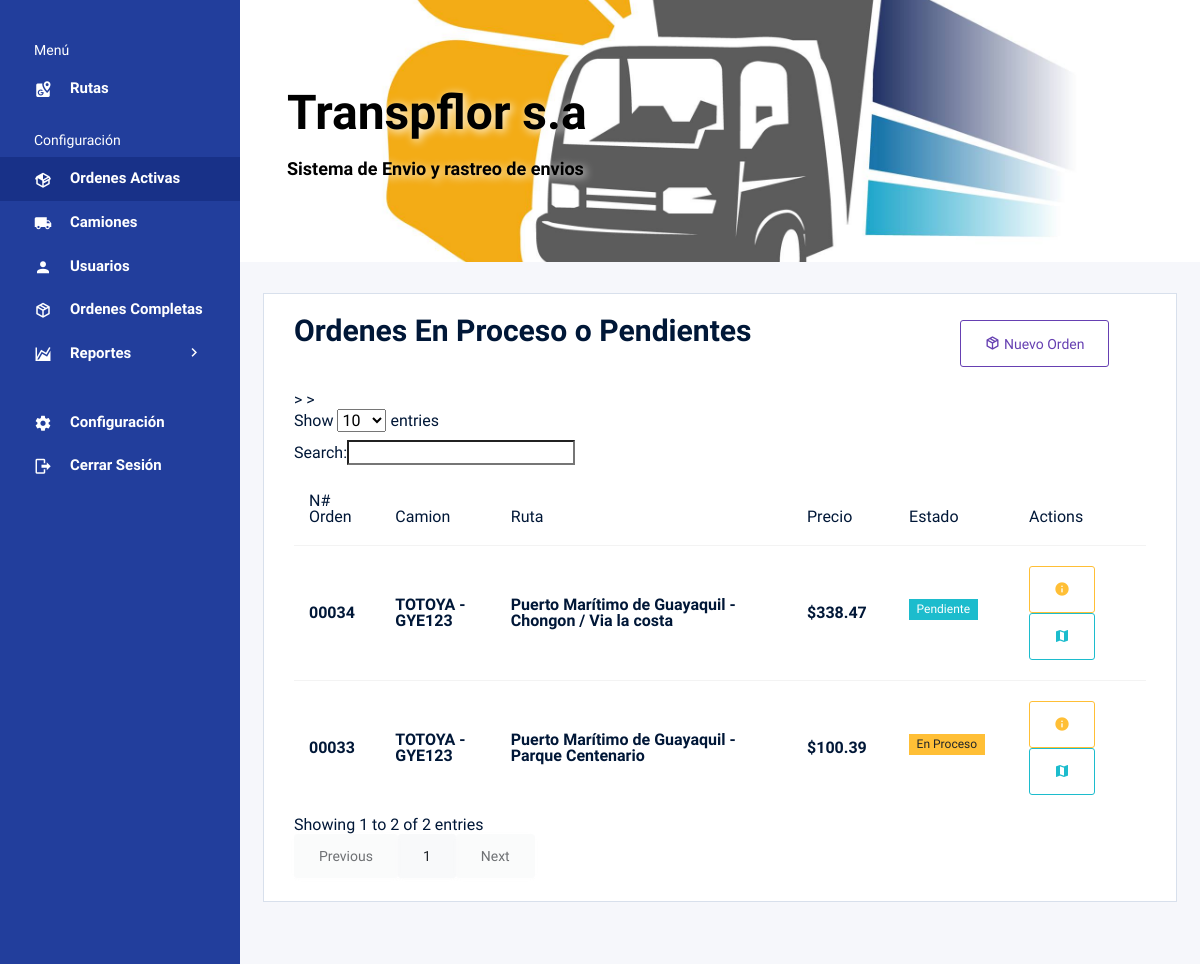
The page /orders (signed in) on the database its author committed.
### Heraldo/models.py (models this page shows)
class Order(models.Model):
    ORDER_STATUS = [
        ('PD', 'Pendiente'),
        ('EP', 'En Proceso'),
        ('FN', 'Finalizado'),
        ('CN', 'Cancelado'),
    ]
    responsible = models.ForeignKey(User, on_delete=models.CASCADE)
    driver = models.ForeignKey(User, on_delete=models.CASCADE, related_name='conductor')
    client = models.ForeignKey(User, on_delete=models.CASCADE, related_name='client')
    truck = models.ForeignKey('Truck', on_delete=models.CASCADE, null=True, blank=True)
    content = models.CharField(max_length=255)
    origin =  models.CharField(max_length=255)
    origin_coord_lat =  models.CharField(max_length=255)
    origin_coord_long =  models.CharField(max_length=255)
    destination = models.CharField(max_length=255)
    destination_coord_lat = models.CharField(max_length=255)
    destination_coord_long = models.CharField(max_length=255)
    location_coord_lat = models.CharField(max_length=255, blank=True, null=True)
    location_coord_long = models.CharField(max_length=255, blank=True, null=True)
    location_update = models.DateTimeField(auto_now=True)
    peso = models.DecimalField(null=True, blank=True, max_digits=12, decimal_places=8)
    tarifa = models.DecimalField(null=True, blank=True, max_digits=12, decimal_places=8)
    precio = models.DecimalField(null=True, blank=True, max_digits=12, decimal_places=8)
    distancia = models.DecimalField(null=True, blank=True, max_digits=12, decimal_places=8)
    status = models.CharField(
        max_length=2,
        choices=ORDER_STATUS,
        default='PD',
    )
    unidad = models.CharField(max_length=10, blank=True, null=True)
    creation_date = models.DateTimeField(auto_now_add=True, blank=True, null=True)
    is_active = models.BooleanField(default=True)

### Zeus/views.py (the view)
# urls.py: path("orders", views.orders, name="orders"),
@login_required(login_url="/login")
def orders(request):
    context = {}
    order_list = Order.objects.filter(status__in=['EP', 'PD']).order_by('creation_date').reverse()
    order_list_json = []
    for order in order_list:
        order_json = model_to_dict(order)
        order_json['client'] = order.client.first_name + ' ' + order.client.last_name
        order_json['admin'] = order.responsible.first_name + ' ' + order.responsible.last_name
        order_json['driver'] = order.driver.first_name + ' ' + order.driver.last_name
        order_json['truck'] = order.truck.brand + ' - ' + order.truck.license
        order_json['status'] = ORDER_STATUS[order.status]
        order_list_json.append(order_json)
    context['order_list'] = order_list_json
    context['view_title'] = 'Ordenes En Proceso o Pendientes'
    return render(request, 'Zeus/v2/order-list.html', context)

### Zeus/templates/Zeus/v2/order-list.html (shortened to what this page needs)
{% extends "Zeus/base-v2.html" %}
{% block main %}
<div class="row">
    <div class="col-lg-12 d-flex align-items-strech">
      <div class="card w-100">
        <div class="card-body">
          <div>
            <div class="mb-3 mb-sm-0">
                <div class="row alig n-items-start">
                    <div class="col-9">
                      <h2>{{ view_title }}</h2>
                    </div>
                    <div class="col-3">
                        <button type="button" class="btn btn-outline-primary m-1" onclick="window.location.href='/new_order'">
                            <i class="mdi mdi-package-variant-closed"></i> Nuevo Orden
                        </button>
                    </div>
                </div>
              <br/>
                <table id="myTable" class="table table-hover">
                    <thead>
                        <tr>
                          <th> N# Orden </th>
                            <th> Camion </th>
                            <th> Ruta </th>
                            <th> Precio </th>
                            <th> Estado </th>
                            <th> Actions </th>
                        </tr>
                    </thead>
                    <tbody>
                        {% for order in order_list %}
                            <tr>
                                <th> {{ order.id | stringformat:"05d" }} </th>>
                                <th>{{ order.truck }}</th>
                                <th>{{ order.origin }} - {{ order.destination }}</th>
                                <th> ${{ order.precio|floatformat:2 }} </th>
                                <th>
                                  {% if order.status == 'Pendiente' %}
                                  <label class="badge badge-info">{{ order.status }}</label>
                                  {% elif order.status == 'En Proceso' %}
                                  <label class="badge badge-warning">{{ order.status }}</label>
                                  {% elif order.status == 'Finalizado' %}
                                  <label class="badge badge-success">{{ order.status }}</label>
                                  {% elif order.status == 'Cancelado' %}
                                  <label class="badge badge-danger">{{ order.status }}</label>
                                  {% endif %}
                                </th>
                                <th>
                                  {% if order.is_active is True %}
                                    <button type="button" class="btn btn btn-outline-warning" onclick="window.location.href='/view_order_documents/{{order.id}}'" title="Informacion"><i class="mdi mdi-information"></i> </button> &nbsp;
                                  {% else %}
                                    <button type="button" class="btn btn btn-light" onclick="window.location.href='/not_implemented'" title="Reactivar">Reactivar</button> &nbsp;
                                  {% endif %}
                                  {% if order.status != 'Cancelado' %}
                                  <button type="button" class="btn btn btn-outline-info" onclick="window.location.href='/view_orders/{{order.id}}'" title="Ruta"><i class="mdi mdi-map"></i> </button> &nbsp;
                                  {% endif %}
                                </th>
                            </tr>
                        {% endfor %}
                    </tbody>
                </table>
             </div>
            </div>
          </div>
        </div>
      </div>
    </div>
  </div>
{% endblock %}

### rows shown on the page
Order: origin "Puerto Marítimo de Guayaquil", destination "Chongon / Via la costa", precio "338.47"
Order: origin "Puerto Marítimo de Guayaquil", destination "Parque Centenario", precio "100.39"

### other values the page prints
{{ view_title }} "Ordenes En Proceso o Pendientes"
{{ order.id | stringformat:"05d" }} "00034" "00033"
{{ order.truck }} "TOTOYA - GYE123" "TOTOYA - GYE123"
{{ order.status }} "Pendiente"
{{ order.status }} "En Proceso"
